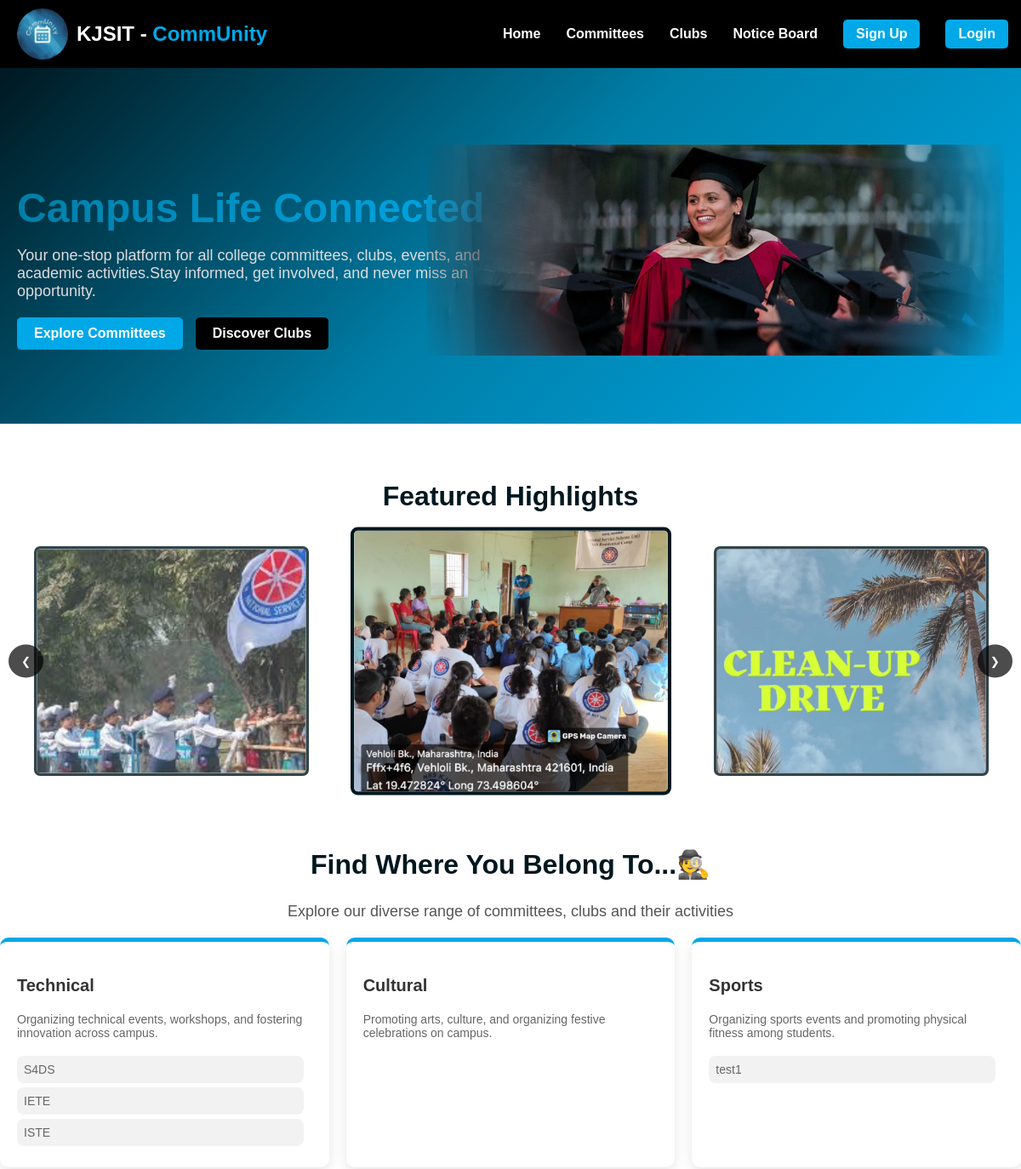
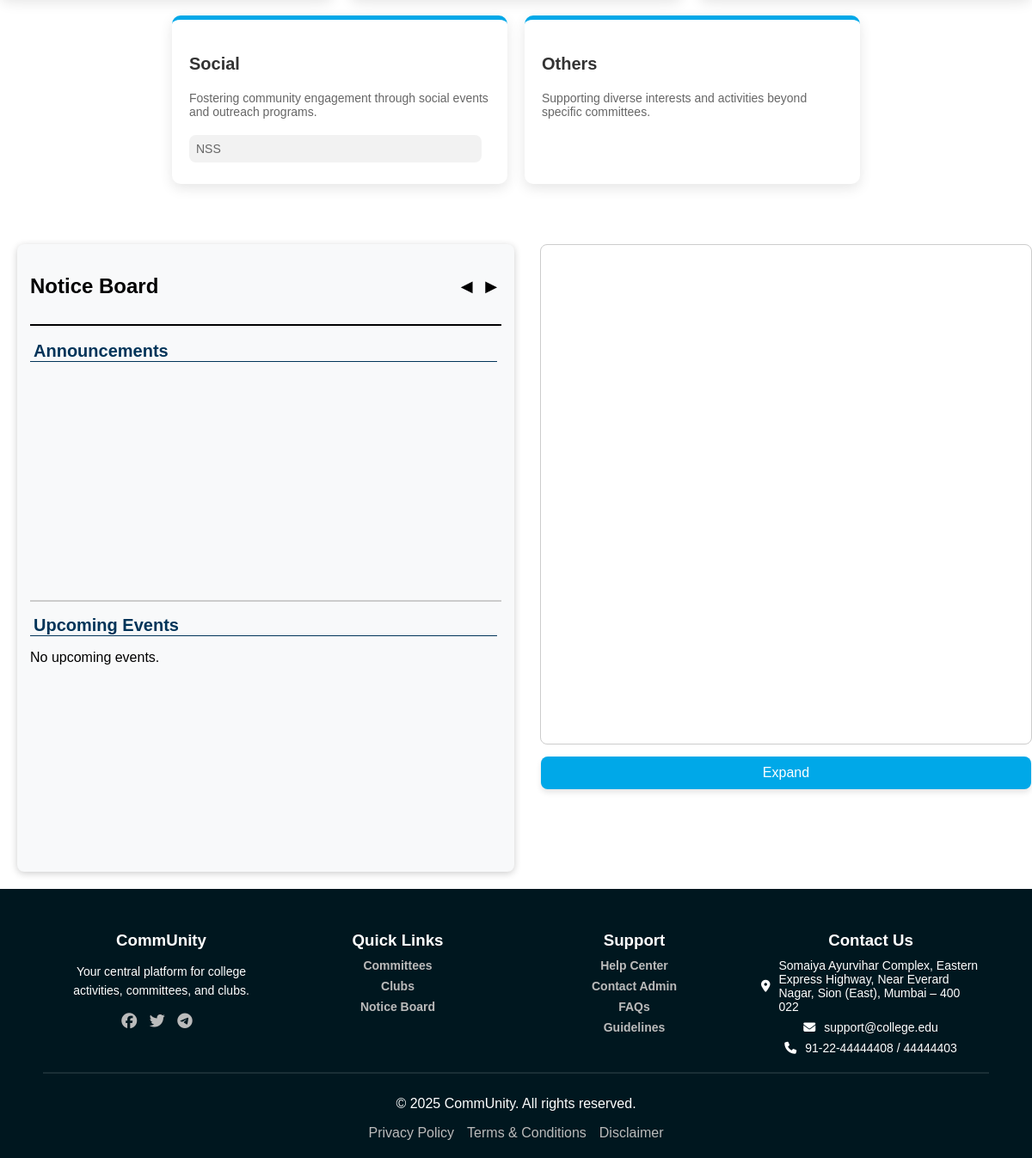
The page / on the database its author committed (2 pictures, top to bottom).
### committees/models.py (models this page shows, shortened)
class AssociationImage(models.Model):
    association = models.ForeignKey(Associations, on_delete=models.CASCADE, related_name='images')
    image = models.ImageField(upload_to='association_images/')
    uploaded_at = models.DateTimeField(auto_now_add=True)

class Associations(models.Model):
    ROLE_CHOICES = (
        ('committees', 'Committees'),
        ('clubs', 'Clubs')
    )
    STATUS_CHOICES = (
        ('pending', 'Pending Approval'),
        ('approved', 'Approved'),
        ('rejected', 'Rejected'),
        ('delete_pending', 'Delete Request Pending'),
    )
    CATEGORY = (
        ('None', 'None'),
        ('Academic', 'Academic'),
        ('Technical', 'Technical'),
        ('Cultural', 'Cultural'),
        ('Sports', 'Sports'),
        ('Social', 'Social'),
        ('Other', 'Other')
    )
    id = models.AutoField(primary_key=True)
    name = models.CharField(max_length=255)
    description = models.TextField()
    type = models.CharField(max_length=15, choices=ROLE_CHOICES)
    category = models.CharField(max_length=30, choices=CATEGORY, default='None')
    faculty_incharge = models.ForeignKey('faculty.Faculty', on_delete=models.CASCADE)
    created_by = models.ForeignKey('members.CoreMember', on_delete=models.CASCADE, null=True, blank=True)
    created_at = models.DateTimeField(auto_now_add=True)
    image = models.ImageField(upload_to='association_images/', null=True, blank=True)
    status = models.CharField(max_length=15, choices=STATUS_CHOICES, default='pending')
    owner = models.ForeignKey('members.CoreMember', on_delete=models.SET_NULL, null=True, blank=True,related_name='owned_associations')

### Login/views.py (the view)
# urls.py: path('', views.home_view, name='home'),
def home_view(request):
    featured_images = []
    announcements = Announcement.objects.order_by('-created_at')[:10]
    upcoming_events = Event.objects.filter(date_time__gte=timezone.now(), status="approved").order_by('date_time')
    associations = Associations.objects.filter(status='approved')
    print("Announcements:", announcements)
    print("Upcoming Events:", upcoming_events)
    for association in associations:
        latest_images = association.images.order_by('-uploaded_at')[:3]
        featured_images.extend(list(latest_images))
    if request.user.is_authenticated:
        user = request.user
        role = UserProfile.objects.get(id=user).role
        if role == 'faculty':
            return redirect('faculty')
        else:
            if role == 'core_member':
                user = UserProfile.objects.get(id=user)
                core_member = CoreMember.objects.get(id=user)
                print(core_member)
            return render(request, 'account/home.html', {
        'featured_images': featured_images,
        'announcements': announcements,
        'upcoming_events': upcoming_events,
        'associations': associations,
    })
    else:
        return render(request, 'account/home.html', {
        'featured_images': featured_images,
        'announcements': announcements,
        'upcoming_events': upcoming_events,
        'associations': associations
    })

### Login/templates/account/home.html (shortened to what this page needs)
{% load static %}
<!DOCTYPE html>
<html lang="en">
<head>
    <link rel="stylesheet" href="https://cdnjs.cloudflare.com/ajax/libs/font-awesome/6.5.1/css/all.min.css">
    <link rel="stylesheet" href="{% static 'css/home.css' %}">
</head>
<body>
    <header>
        <nav>
            <div class="logo-container">
                <img src="{% static 'images/logo.jpeg' %}" alt="CommUnity Logo" class="full-width-logo">
                <div class="logo">KJSIT - <span>CommUnity</span></div>
            </div>
            <ul>
                <li><a href="{% url 'home' %}">Home</a></li>
                <li><a href="{% url 'committees_list' %}">Committees</a></li>
                <li><a href="{% url 'club_list' %}">Clubs</a></li>
                <li><a href="#notice-board">Notice Board</a></li>
                {% if user.is_authenticated %}
                    <li><a href="{% url 'account_logout' %}" class="logout-btn">Logout</a></li>
                    <li><span style="color: white; padding: 10px;">Welcome, {{ user.userprofile.id.username}}</span>
                        <div class="user-dropdown">
                            <i class="fa-solid fa-circle-user user-icon"></i>
                            <div class="dropdown-menu">
                                <a href="{% url 'getprofile' %}">Profile</a>
                                <a href="{% url 'add_club_committee' %}" class="club-link" style="display: none;" >Add Club/Committee</a>
                                <a href="{% url 'add_member' %}" class="club-link" style="display: none;" >Add Member</a>
                                <a href="{% url 'add_announcement' %}" class="club-link" style="display: none;" >Add Announcement</a>
                                <a href="{% url 'view_calendar' %}" >View Calendar</a>
                                <a href="{% url 'create_event' %}" class="club-link" style="display: none;" >Add Event</a>
                                <a href="{% url 'notification_view' %}"  >Notification</a>
                                <a href="#">Settings</a>
                                <a href="{% url 'account_logout' %}">Logout</a>
                            </div>
                        </div>
                    </li>
                    <script>
                        document.addEventListener("DOMContentLoaded", function () {
                        const userRole = "{{ user.userprofile.role }}";
                        const addClubLinks = document.getElementsByClassName("club-link");
                        if (userRole.trim() === "core_member") {
                            Array.from(addClubLinks).forEach(club => {
                                club.style.display = "block";
                            });
                        }
                    });
                    </script>
                {% else %}
                    <li><a href="{% url 'account_signup' %}" class="signup-btn">Sign Up</a></li>
                    <li><a href="{% url 'account_login' %}" class="login-btn">Login</a></li>
                {% endif %}
            </ul>
        </nav>
    </header>
<section class="hero">
    <div class="hero-content">
        <h1>Campus Life <span>Connected</span></h1>
        <p>Your one-stop platform for all college committees, clubs, events, and academic activities.Stay informed, get involved, and never miss an opportunity.</p>
        <div class="buttons">
            <a href="{% url 'committees_list' %}" class="btn blue">Explore Committees</a>
            <a href="{% url 'club_list' %}" class="btn black">Discover Clubs</a>
        </div>
    </div>
    <a href="https://kjsit.somaiya.edu.in/en" class="web-link" target="_blank">
        <img src="{% static 'images/bodyimg.png' %}" class="body-image">
    </a>
</section>
<div class="gallery-section">
<h2 class="gallery-heading">Featured Highlights</h2>
<div class="gallery-container">
    <button class="arrow prev" onclick="prevSlide()">&#10094;</button>
    <div class="gallery" id="gallery">
        {% for img in featured_images %}
        <div class="image-container">
        <img src="{{ img.image.url }}" {% if forloop.first %}class="active"{% endif %} alt="{{ img.association.name }}">
        </div>
        {% endfor %}
    </div>
    <button class="arrow next" onclick="nextSlide()">&#10095;</button>
</div>
</div>
<div class="committee-section">
    <h2 class="committee-heading">Find Where You Belong To...🕵️</h2>
    <p class="committee-subheading">Explore our diverse range of committees, clubs and their activities</p>
    <div class="committee-container">
        <div class="committee-card tech">
            <h3>Technical</h3>
            <p>Organizing technical events, workshops, and fostering innovation across campus.</p>
            <div class="scrollable-list">
                {% for association in associations %}
                    {% if association.category == 'Technical' %}
                        <p class="scroll-item">{{ association.name }}</p>
                    {% endif %}
                {% endfor %}
            </div>
        </div>
        <div class="committee-card cultural">
            <h3>Cultural</h3>
            <p>Promoting arts, culture, and organizing festive celebrations on campus.</p>
        </div>
        <div class="committee-card sports">
            <h3>Sports</h3>
            <p>Organizing sports events and promoting physical fitness among students.</p>
            <div class="scrollable-list">
                {% for association in associations %}
                    {% if association.category == 'Sports' %}
                        <p class="scroll-item">{{ association.name }}</p>
                    {% endif %}
                {% endfor %}
            </div>
        </div>
        <div class="committee-card social">
            <h3>Social</h3>
            <p>Fostering community engagement through social events and outreach programs.</p>
            <div class="scrollable-list">
                {% for association in associations %}
                    {% if association.category == 'Social' %}
                        <p class="scroll-item">{{ association.name }}</p>
                    {% endif %}
                {% endfor %}
            </div>
        </div>
        <div class="committee-card others">
            <h3>Others</h3>
            <p>Supporting diverse interests and activities beyond specific committees.</p>
        </div>
    </div>
</div>
<div class="main-dashboard">
<div class="notice-board" id="notice-board">
    <div class="notice-header">
    <h2>Notice Board</h2>
    <div class="nav-buttons">
        <button id="prevNotice">&#x25C0;</button>
        <button id="nextNotice">&#x25B6;</button>
    </div>
    </div>
    <div class="notices">
        <div class="notice-section">
        <h2>Announcements</h2>
        <div class="notices-wrapper">
            <div class="notices-scroll" id="announcements-scroll">
        </div>
        </div>
        </div>
        <div class="notice-section">
        <h2>Upcoming Events</h2>
        <div class="notices-wrapper">
            <div class="notices-scroll" id="events-scroll">
        {% for event in upcoming_events %}
            <a href="{% url 'event_details' event.id %}" class="notice">
                <h4>➤ {{ event.title }}</h4>
                <p>{{ event.date_time }}</p>
            </a>
        {% empty %}
            <p>No upcoming events.</p>
        {% endfor %}
        </div>
        </div>
        </div>
    </div>
</div>
<div class="page-preview-container">
    <iframe src="{% url 'view_calendar' %}" class="page-preview"></iframe>
    <button onclick="window.location.href='{% url 'view_calendar' %}'">Expand</button>
</div>
</div>
    <footer>
        <div class="footer-container">
            <div class="footer-section">
                <h3>CommUnity</h3>
                <p>Your central platform for college activities, committees, and clubs.</p>
                <div class="social-icons">
                    <a href="#"><i class="fab fa-facebook"></i></a>
                    <a href="#"><i class="fab fa-twitter"></i></a>
                    <a href="#"><i class="fab fa-telegram"></i></a>
                </div>
            </div>
            <div class="footer-section">
                <h3>Quick Links</h3>
                <ul>
                    <li><a href="{% url 'committees_list' %}">Committees</a></li>
                    <li><a href="{% url 'club_list' %}">Clubs</a></li>
                    <li><a href="#notice-board">Notice Board</a></li>
                </ul>
            </div>
            <div class="footer-section">
                <h3>Support</h3>
                <ul>
                    <li><a href="#">Help Center</a></li>
                    <li><a href="#">Contact Admin</a></li>
                    <li><a href="#">FAQs</a></li>
                    <li><a href="#">Guidelines</a></li>
                </ul>
            </div>
            <div class="footer-section">
                <h3>Contact Us</h3>
                <ul class="contact-info">
                    <li><i class="fas fa-map-marker-alt"></i> Somaiya Ayurvihar Complex, Eastern Express Highway, Near Everard Nagar, Sion (East), Mumbai – 400 022</li>
                    <li><i class="fas fa-envelope"></i> support@college.edu</li>
                    <li><i class="fas fa-phone"></i> 91-22-44444408 / 44444403</li>
                </ul>
            </div>
        </div>
        <div class="footer-bottom">
            <p>© 2025 CommUnity. All rights reserved.</p>
            <div class="footer-links">
                <a href="https://www.somaiya.edu.in/en/privacy-policy" target="blank">Privacy Policy</a>
                <a href="https://www.somaiya.edu.in/en/terms-and-conditions" target="balnk">Terms &amp; Conditions</a>
                <a href="https://www.somaiya.edu.in/en/disclaimer" target="blank">Disclaimer</a>
            </div>
        </div>
    </footer>
</body>
</html>

### rows shown on the page
AssociationImage: image (picture)
AssociationImage: image (picture)
AssociationImage: image (picture)
Associations: name "S4DS"
Associations: name "IETE"
Associations: name "ISTE"
Associations: name "test1"
Associations: name "NSS"
